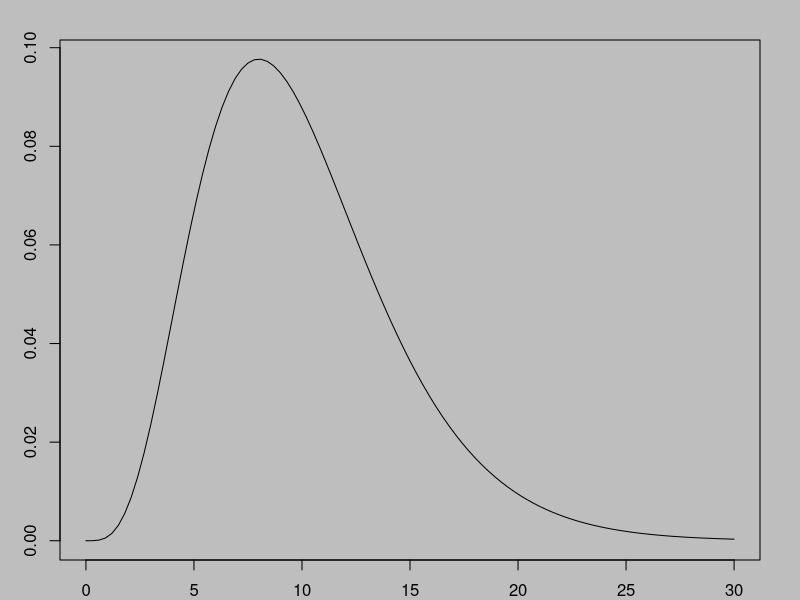
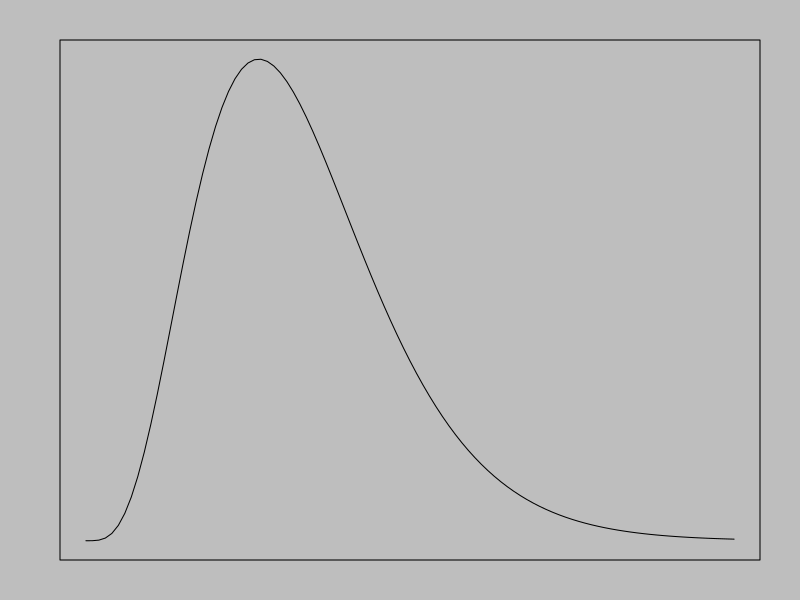
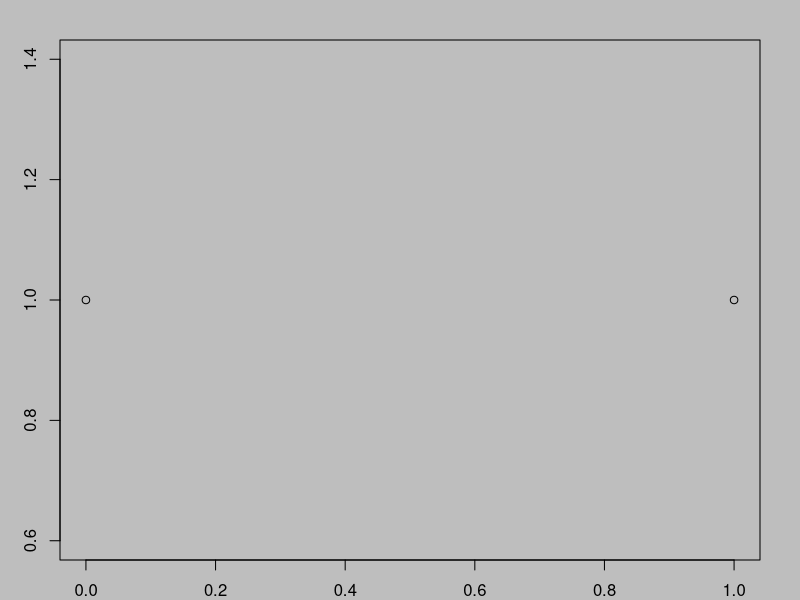

These figures' R source, in order: (Note: this script raises an error after producing the figures.)
par(bg="gray",mar=c(2,3,2,2))

chi_cua<-function(x){dchisq(x,df=10)}
curve(dchisq(x,10),0,30)
plot(chi_cua,0,30,xaxt="n",yaxt="n",xlab="",ylab=NA)
plot(c(0,1),c(1,1))
text(0.4,10,"uwu") 
#text(x=0.8,y=(cotasup-1),labels = as.character(10))

axis(1,at=c(qchisq (.025, 10),qchisq (.975, 10)),labels = c(TeX("$1-\\alpha/2$"),TeX("$\\alpha/2$")))

# encontrar valores superiores e inferiores para el 95% medio de la distribución
inferior_95 <- qchisq (.025, 10)
superior_95 <- qchisq (.975, 10)

#crear vector de valores x
x_vector <- seq (inferior_95, superior_95,length.out = 1000)

#crear vector de valores de densidad chi-cuadrado
p_vector <- dchisq (x_vector, df = 10)
polygon(c (x_vector, rev(x_vector)), c (p_vector, rep (0, length (p_vector))),
        col = "#87CEFA", border = NULL)

